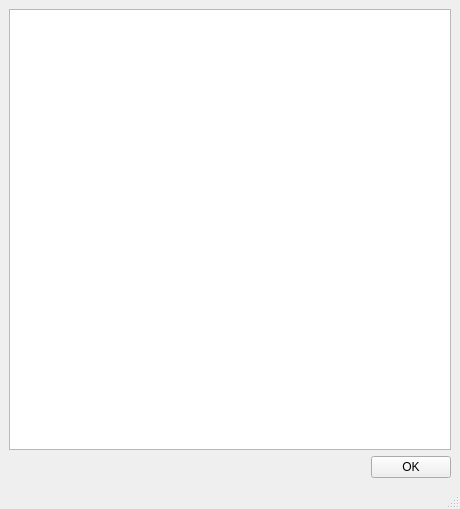
<?xml version="1.0" encoding="UTF-8"?>
<ui version="4.0">
 <class>MainWindow</class>
 <widget class="QMainWindow" name="MainWindow">
  <property name="geometry">
   <rect>
    <x>0</x>
    <y>0</y>
    <width>460</width>
    <height>509</height>
   </rect>
  </property>
  <property name="windowTitle">
   <string>Novo laudo</string>
  </property>
  <property name="windowIcon">
   <iconset resource="resources.qrc">
    <normaloff>:/icons/pluguin.png</normaloff>:/icons/pluguin.png</iconset>
  </property>
  <widget class="QWidget" name="centralwidget">
   <layout class="QVBoxLayout" name="verticalLayout">
    <item>
     <widget class="QListWidget" name="lsw_modelos"/>
    </item>
    <item>
     <layout class="QHBoxLayout" name="horizontalLayout">
      <item>
       <spacer name="horizontalSpacer">
        <property name="orientation">
         <enum>Qt::Horizontal</enum>
        </property>
        <property name="sizeHint" stdset="0">
         <size>
          <width>40</width>
          <height>20</height>
         </size>
        </property>
       </spacer>
      </item>
      <item>
       <widget class="QPushButton" name="btn_ok">
        <property name="text">
         <string>OK</string>
        </property>
       </widget>
      </item>
     </layout>
    </item>
   </layout>
  </widget>
  <widget class="QMenuBar" name="menubar">
   <property name="geometry">
    <rect>
     <x>0</x>
     <y>0</y>
     <width>460</width>
     <height>21</height>
    </rect>
   </property>
  </widget>
  <widget class="QStatusBar" name="statusbar"/>
 </widget>
 <resources>
  <include location="resources.qrc"/>
 </resources>
 <connections/>
</ui>
